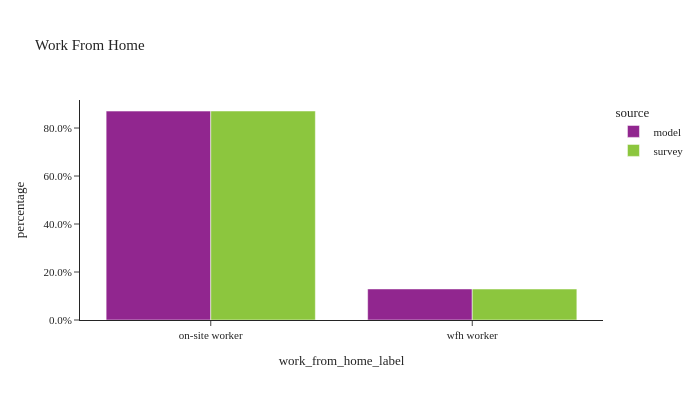

Notebook code cell kept with this figure:
### Markdown cell above
## Work From Home

### Code cell
util.plot_share_barchart(per_data, 'person_weight', 'work_from_home_label', title="Work From Home")

### Figure 1 — Plotly figure (JSON) as saved in the notebook; plotly's stock layout.template omitted (floating-point values rounded to 4 significant figures)
{"data": [{"alignmentgroup": "True", "customdata": [[1985966], [295163]], "hovertemplate": "source=model<br>work_from_home_label=%{x}<br>percentage=%{y}<br>sample_size=%{customdata[0]}<extra></extra>", "legendgroup": "model", "marker": {"color": "#91268F", "pattern": {"shape": ""}}, "name": "model", "offsetgroup": "model", "orientation": "v", "showlegend": true, "textposition": "auto", "type": "bar", "x": ["on-site worker", "wfh worker"], "xaxis": "x", "y": [0.8706, 0.1294], "yaxis": "y"}, {"alignmentgroup": "True", "customdata": [[5896], [1289]], "hovertemplate": "source=survey<br>work_from_home_label=%{x}<br>percentage=%{y}<br>sample_size=%{customdata[0]}<extra></extra>", "legendgroup": "survey", "marker": {"color": "#8CC63E", "pattern": {"shape": ""}}, "name": "survey", "offsetgroup": "survey", "orientation": "v", "showlegend": true, "textposition": "auto", "type": "bar", "x": ["on-site worker", "wfh worker"], "xaxis": "x", "y": [0.8709, 0.1291], "yaxis": "y"}], "layout": {"barmode": "group", "height": 400, "legend": {"title": {"text": "source"}, "tracegroupgap": 0}, "title": {"text": "Work From Home"}, "width": 700, "xaxis": {"anchor": "y", "domain": [0.0, 1.0], "title": {"text": "work_from_home_label"}}, "yaxis": {"anchor": "x", "domain": [0.0, 1.0], "tickformat": ".1%", "title": {"text": "percentage"}}}}
